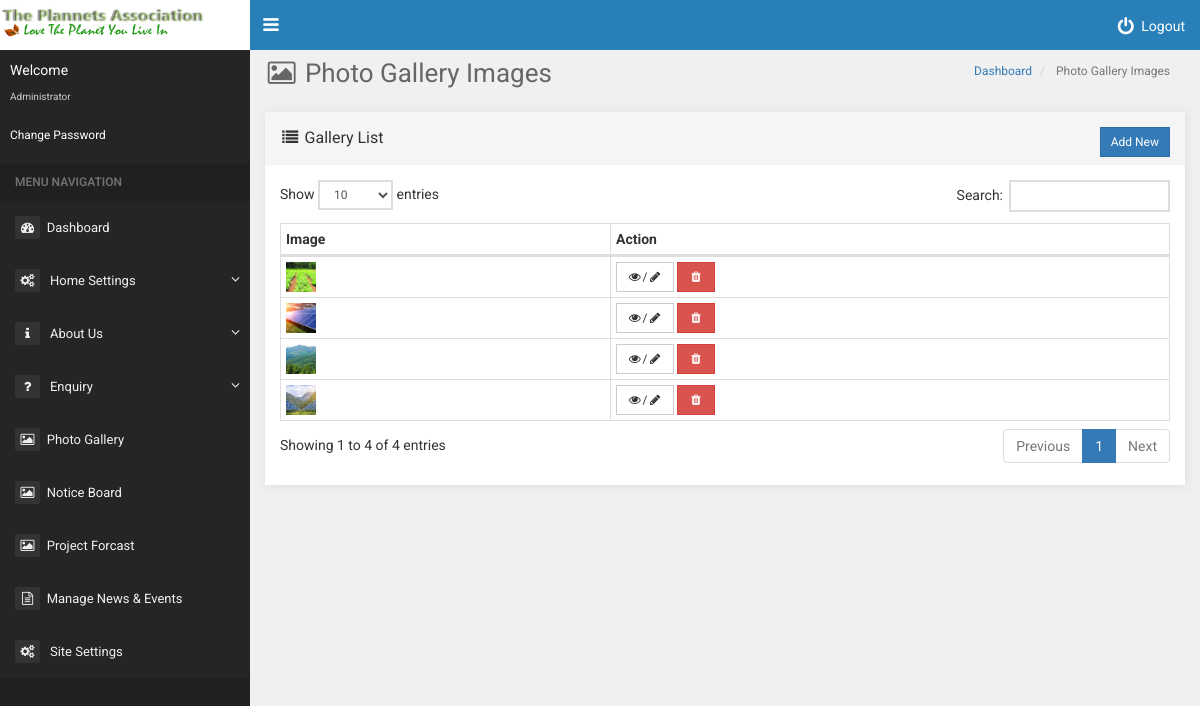
The page /admin/gallery_image.php (signed in) on the database its author committed.
### tables this page shows
CREATE TABLE IF NOT EXISTS `soinit_setting` (
  `id` int(11) NOT NULL AUTO_INCREMENT,
  `base` varchar(512) NOT NULL,
  `site_title` varchar(255) NOT NULL,
  `meta_description` varchar(255) NOT NULL,
  `meta_keyword` varchar(255) NOT NULL,
  `site_owner_name` varchar(255) NOT NULL,
  `site_owner_email` varchar(255) NOT NULL,
  `contact` varchar(20) NOT NULL,
  `cont_pgmsg` varchar(1024) NOT NULL,
  `fax` varchar(20) NOT NULL,
  `reg_address` text NOT NULL,
  `map` text NOT NULL,
  `map1` text NOT NULL,
  `facebook` varchar(256) NOT NULL,
  `twitter` varchar(256) NOT NULL,
  `gplus` varchar(256) NOT NULL,
  `linkedin` varchar(256) NOT NULL,
  `instagram` varchar(256) NOT NULL,
  `logo` varchar(128) NOT NULL,
  `favicon` varchar(128) NOT NULL,
  `flogo` varchar(128) NOT NULL,
  `footer` varchar(2048) NOT NULL,
  `status` enum('Y','N') NOT NULL DEFAULT 'Y',
  `view` varchar(128) NOT NULL,
  PRIMARY KEY (`id`)
);

CREATE TABLE IF NOT EXISTS `soinit_admin` (
  `id` int(11) NOT NULL AUTO_INCREMENT,
  `name` varchar(255) NOT NULL,
  `email` varchar(255) NOT NULL,
  `password` varchar(255) NOT NULL,
  `status` enum('1','0') NOT NULL DEFAULT '1',
  `fhash` varchar(255) NOT NULL,
  PRIMARY KEY (`id`)
);

CREATE TABLE IF NOT EXISTS `soinit_gallery` (
  `id` int(11) NOT NULL AUTO_INCREMENT,
  `image` varchar(255) NOT NULL,
  PRIMARY KEY (`id`)
);

### admin/config/config.php (called while the page is built, shortened)
<?php
$prefix = "soinit_";
?>

### admin/function/function.php (called while the page is built, shortened)
<?php
function site_info() {
	global $prefix,$link;
	$select = mysqli_fetch_object(mysqli_query($link,"SELECT * FROM `".$prefix."setting` WHERE id='1'"));
	return $select;
}
function row($table,$id) {
	global $prefix,$link;
	$select = mysqli_fetch_object(mysqli_query($link,"SELECT * FROM `".$prefix.$table."` WHERE id='".$id."'"));
	return $select;
}
?>

### admin/include/head.php (called while the page is built, shortened)
<?php
include_once(__DIR__ ."/../config/config.php");
include_once(__DIR__ ."/../function/function.php");
$site =site_info();
if(isset($_SESSION['admin_id'])) {
	$user_id = $_SESSION['admin_id'];
	$user =row('admin',$user_id);
}
else if((basename($_SERVER['PHP_SELF'])!="login.php") && (basename($_SERVER['PHP_SELF'])!="forgot.php") && (basename($_SERVER['PHP_SELF'])!="reset.php")) header("location: login.php");
?>

### admin/gallery_image.php (the view, shortened to what this page needs)
<?php include_once 'include/head.php';?>
<!doctype html>
<html>
<head>
<?php include_once 'include/header.php';?>
<link rel="stylesheet" type="text/css" href="assets/plugins/DataTables/media/css/dataTables.bootstrap.min.css">
<link rel="stylesheet" type="text/css" href="assets/css/style.css">
</head>
<body>
<?php include_once 'include/navbar.php';?>
        <div class="content">
            <div class="top">
                <p class="page-title"><i class="fa fa-image fa-fw"></i> Photo Gallery Images</p>
                <ol class="breadcrumb">
                    <li><a href="index.php">Dashboard</a></li>
                    <li class="active"> Photo Gallery Images</li>
                </ol>
            </div>
            <div class="main-body">
                <div class="panel panel-default">
                    <div class="panel-heading">
                        <div class="panel-title"><i class="fa fa-list fa-fw"></i> Gallery List <button onClick="$('#addnew').show('slow')" class="btn btn-sm btn-primary pull-right">Add New</button></div>
                    </div>
                    <div class="panel-body">
                        <table id="gallery_list" class="table table-hover table-bordered table-condensed" cellspacing="0" width="100%">
                            <thead>
                                <tr>
                                    <th>Image</th>
                                    <th>Action</th>
                                </tr>
                            </thead>
                            <tbody>
                                <?php
                                $select=mysqli_query($link,"SELECT * FROM ".$prefix."gallery");
                                while($row=mysqli_fetch_object($select)){
                                ?>
                                <tr>
                                    <td><img src="<?=UPLOAD_TMB_IMG_PATH . $row->image?>" alt="..." height="30"></td>
                                    <td>
                                        <button class="btn btn-default btn-sm" onClick="getGallery(<?=$row->id?>)"><i class="fa fa-eye fa-fw"></i>/<i class="fa fa-pencil fa-fw"></i></button>
                                        <a class="btn btn-danger btn-sm" href="?del=<?=$row->id?>"><i class="fa fa-trash fa-fw"></i></a>
                                    </td>
                                </tr>
                                <?php }?>
                            </tbody>
                        </table>
                    </div>
                </div>
<?php include_once 'include/footer.php';?>
</body>
</html>

### admin/include/navbar.php (shortened to what this page needs)
<div class="topbar">
    <div class="logo"><a href="index.php"><img src="<?=UPLOAD_IMG_PATH.$site->logo?>" alt="..."></a></div>
    <button class="toggle-btn"><i class="fa fa-bars fa-fw"></i></button>
    <ul class="right-menu">
        <li><a href="logout.php"><i class="fa fa-power-off fa-lg fa-fw"></i> Logout</a></li>
    </ul>
</div>
<div class="main">
    <div class="sidebar">
        <div class="user-details">
            <p class="name clearfix">
                <span>Welcome</span>
                <span><?=$user->name?></span>
                    <br>
                        <small><a href="password.php" style="color:white">Change Password</a></small>
            </p>
        </div>
        <span class="menu-divider">Menu Navigation</span>
        <ul class="menu-item">
            <li><a href="index.php"><i class="fa fa-dashboard fa-fw"></i><span>Dashboard</span></a></li>
                <li class="has-sub">
                    <a href="#"><i class="fa fa-gears fa-fw"></i> <span>Home Settings</span></a>
                </li>
            <li class="has-sub">
                <a href="#"><i class="fa fa-info fa-fw"></i> <span>About Us</span></a>
            </li>
              <li class="has-sub">
                <a href="#"><i class="fa fa-question fa-fw"></i> <span>Enquiry</span></a>
            </li>
            <li><a href="gallery_image.php"><i class="fa fa-image fa-fw"></i><span>Photo Gallery</span></a></li>
            <li><a href="notice.php"><i class="fa fa-image fa-fw"></i><span>Notice Board</span></a></li>
             <li><a href="forcast.php"><i class="fa fa-image fa-fw"></i><span>Project Forcast</span></a></li>
            <li><a href="news.php"><i class="fa fa-file-text-o fa-fw"></i><span>Manage News & Events</span></a></li>
            <li><a href="site-settings.php"><i class="fa fa-cogs fa-fw"></i> <span>Site Settings</span></a></li>
        </ul>
    </div>

### admin/assets/css/style.css (style rules this page uses)
html,body { margin:0; padding:0; background-color:#fff; font-family:'Roboto'; font-weight:400; text-rendering: auto; -webkit-font-smoothing: antialiased; -moz-osx-font-smoothing: grayscale; overflow-x:hidden; background-color:#f0f0f0; height:100% !important; box-sizing:border-box; }
a,button { transition:.3s all; }
img { pointer-events:none }
.btn { border-radius:0 }
.panel,.panel-heading { border:none; border-radius:0px; }
.panel { box-shadow:1px 1px 10px #ddd; }
.panel-heading,.panel-body { padding:15px }
.topbar { background-color:#2980b9; height:50px; position:fixed; top:0; width:100%; }
.topbar>.logo { width:250px; overflow:hidden; background-color:#fff; height:50px !important; text-align:center; display:inline-block; transition:.5s; }
.topbar>.logo>a>img { max-height:100%; max-width: 100%; }
.topbar>.toggle-btn { height:50px; vertical-align:top; background-color:transparent; outline:none; border:none; color:#fff; font-size:18px; }
.topbar>.right-menu { list-style:none; padding:0; float:right; }
.topbar>.right-menu>li { height:50px; display:inline-block; padding:16px 15px; color:#fff; cursor:pointer; transition:.5s; vertical-align:middle; }
.topbar>.right-menu>li>a { color:#fff; text-decoration:none }
.main { width:100% !important; margin-top:50px; height:calc(100% - 50px) !important; overflow:hidden; }
.main>.sidebar { width:250px; height:100%; background-color:#202020; transition:.5s; float:left; overflow:scroll; overflow-x:hidden; }
.main>.sidebar .user-details { padding:10px; background-color:#252525; }
.main>.sidebar .user-details>.name>span:nth-child(2) { display:block; font-size:10px; color:#ccc; margin-top:10px; }
.main>.sidebar .user-details>.name { color:#fff; white-space: nowrap; overflow:hidden !important; text-overflow: ellipsis; }
.main>.sidebar .menu-divider { display:block; color:#707070; font-size:12px; padding:10px 15px; text-transform:uppercase; font-weight:600; }
.main>.sidebar .menu-item .has-sub { overflow: hidden; }
.main>.sidebar .menu-item, .main>.sidebar .menu-item .has-sub>ul { list-style:none; padding:0; position:relative; cursor:pointer; background-color:#252525; }
.main>.sidebar .menu-item .has-sub:before { content:'\f107'; font-family:fontawesome; color:#f0f0f0; float:right; margin-top:15px; margin-right:10px; transition:.5s; }
.main>.sidebar .menu-item>li>a>i:before { background-color:#333; padding:5px; width:25px !important; display:block; border-radius:2px; }
.main>.sidebar .menu-item>li>a>span { margin-left:15px }
.main>.sidebar .menu-item>li>a, .main>.sidebar .menu-item .has-sub>ul>li>a { padding:15px; color:#f0f0f0; display:block; text-decoration:none; transition:.5s; font-size:13px; white-space: nowrap; overflow:hidden !important; text-overflow: ellipsis; }
.main>.content { width:auto; height:100%; transition:.5s; margin-left:250px; }
.main>.content .top { padding:5px 15px; }
.main>.content .top>.page-title { margin:0; font-size:26px; display:inline-block; color:#666; }
.main>.content .top>.breadcrumb { margin:0; display:inline-block; vertical-align:bottom; float:right; background-color:transparent; font-size:12px !important; }
.main>.content .main-body { padding:15px; }

### rows shown on the page
soinit_setting: logo (picture)
soinit_admin: name "Administrator"
soinit_gallery: image (picture)
soinit_gallery: image (picture)
soinit_gallery: image (picture)
soinit_gallery: image (picture)
